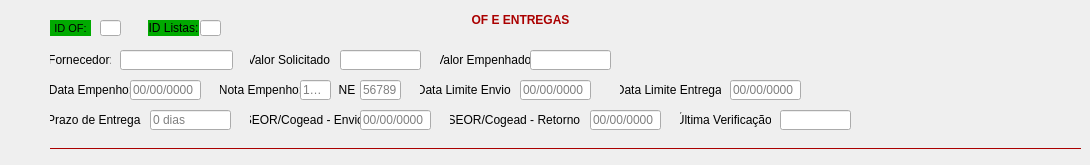
     <widget class="QWidget" name="aba_of_e_entregas">
      <attribute name="title">
       <string>OF e Entregas</string>
      </attribute>
      <widget class="QLabel" name="label_of_e_entregas">
       <property name="geometry">
        <rect>
         <x>460</x>
         <y>10</y>
         <width>121</width>
         <height>20</height>
        </rect>
       </property>
       <property name="font">
        <font>
         <weight>75</weight>
         <bold>true</bold>
        </font>
       </property>
       <property name="styleSheet">
        <string notr="true">color: rgb(170, 0, 0);</string>
       </property>
       <property name="text">
        <string>OF E ENTREGAS</string>
       </property>
       <property name="alignment">
        <set>Qt::AlignCenter</set>
       </property>
      </widget>
      <widget class="QLineEdit" name="lineEdit_id_of">
       <property name="geometry">
        <rect>
         <x>100</x>
         <y>20</y>
         <width>21</width>
         <height>16</height>
        </rect>
       </property>
       <property name="styleSheet">
        <string notr="true"/>
       </property>
       <property name="readOnly">
        <bool>true</bool>
       </property>
      </widget>
      <widget class="QLabel" name="label_id_of">
       <property name="geometry">
        <rect>
         <x>50</x>
         <y>20</y>
         <width>41</width>
         <height>16</height>
        </rect>
       </property>
       <property name="font">
        <font>
         <pointsize>8</pointsize>
        </font>
       </property>
       <property name="styleSheet">
        <string notr="true">background-color: rgb(0, 170, 0);</string>
       </property>
       <property name="text">
        <string>ID OF:</string>
       </property>
       <property name="alignment">
        <set>Qt::AlignCenter</set>
       </property>
      </widget>
      <widget class="QLabel" name="label_fornecedor">
       <property name="geometry">
        <rect>
         <x>50</x>
         <y>50</y>
         <width>61</width>
         <height>20</height>
        </rect>
       </property>
       <property name="text">
        <string>Fornecedor:</string>
       </property>
       <property name="alignment">
        <set>Qt::AlignCenter</set>
       </property>
      </widget>
      <widget class="QLabel" name="label_nota_empenho">
       <property name="geometry">
        <rect>
         <x>220</x>
         <y>80</y>
         <width>81</width>
         <height>20</height>
        </rect>
       </property>
       <property name="text">
        <string>Nota Empenho:</string>
       </property>
       <property name="alignment">
        <set>Qt::AlignCenter</set>
       </property>
      </widget>
      <widget class="QLabel" name="label_valor_empenhado">
       <property name="geometry">
        <rect>
         <x>440</x>
         <y>50</y>
         <width>91</width>
         <height>20</height>
        </rect>
       </property>
       <property name="text">
        <string>Valor Empenhado:</string>
       </property>
       <property name="alignment">
        <set>Qt::AlignCenter</set>
       </property>
      </widget>
      <widget class="QLabel" name="label_data_empenho">
       <property name="geometry">
        <rect>
         <x>50</x>
         <y>80</y>
         <width>81</width>
         <height>20</height>
        </rect>
       </property>
       <property name="text">
        <string>Data Empenho:</string>
       </property>
       <property name="alignment">
        <set>Qt::AlignCenter</set>
       </property>
      </widget>
      <widget class="QLineEdit" name="lineEdit_valor_solicitado">
       <property name="geometry">
        <rect>
         <x>340</x>
         <y>50</y>
         <width>81</width>
         <height>20</height>
        </rect>
       </property>
      </widget>
      <widget class="QLineEdit" name="lineEdit_valor_empenhado">
       <property name="geometry">
        <rect>
         <x>530</x>
         <y>50</y>
         <width>81</width>
         <height>20</height>
        </rect>
       </property>
      </widget>
      <widget class="QLineEdit" name="lineEdit_data_empenho">
       <property name="geometry">
        <rect>
         <x>130</x>
         <y>80</y>
         <width>71</width>
         <height>20</height>
        </rect>
       </property>
       <property name="placeholderText">
        <string>00/00/0000</string>
       </property>
      </widget>
      <widget class="QLabel" name="label_valor_solicitado">
       <property name="geometry">
        <rect>
         <x>250</x>
         <y>50</y>
         <width>81</width>
         <height>20</height>
        </rect>
       </property>
       <property name="text">
        <string>Valor Solicitado:</string>
       </property>
       <property name="alignment">
        <set>Qt::AlignCenter</set>
       </property>
      </widget>
      <widget class="QLineEdit" name="lineEdit_data_limite_entrega">
       <property name="geometry">
        <rect>
         <x>730</x>
         <y>80</y>
         <width>71</width>
         <height>20</height>
        </rect>
       </property>
       <property name="placeholderText">
        <string>00/00/0000</string>
       </property>
      </widget>
      <widget class="QLineEdit" name="lineEdit_seor_retorno">
       <property name="geometry">
        <rect>
         <x>590</x>
         <y>110</y>
         <width>71</width>
         <height>20</height>
        </rect>
       </property>
       <property name="placeholderText">
        <string>00/00/0000</string>
       </property>
      </widget>
      <widget class="QLabel" name="label_data_limite_envio">
       <property name="geometry">
        <rect>
         <x>420</x>
         <y>80</y>
         <width>91</width>
         <height>20</height>
        </rect>
       </property>
       <property name="text">
        <string>Data Limite Envio:</string>
       </property>
       <property name="alignment">
        <set>Qt::AlignCenter</set>
       </property>
      </widget>
      <widget class="QLabel" name="label_prazo_entrega">
       <property name="geometry">
        <rect>
         <x>50</x>
         <y>110</y>
         <width>91</width>
         <height>20</height>
        </rect>
       </property>
       <property name="text">
        <string>Prazo de Entrega:</string>
       </property>
       <property name="alignment">
        <set>Qt::AlignCenter</set>
       </property>
      </widget>
      <widget class="QLineEdit" name="lineEdit_prazo_entrega">
       <property name="geometry">
        <rect>
         <x>150</x>
         <y>110</y>
         <width>81</width>
         <height>20</height>
        </rect>
       </property>
       <property name="placeholderText">
        <string>0 dias</string>
       </property>
      </widget>
      <widget class="QLabel" name="label_seor_envio">
       <property name="geometry">
        <rect>
         <x>250</x>
         <y>110</y>
         <width>111</width>
         <height>20</height>
        </rect>
       </property>
       <property name="text">
        <string>SEOR/Cogead - Envio:</string>
       </property>
       <property name="alignment">
        <set>Qt::AlignCenter</set>
       </property>
      </widget>
      <widget class="QLineEdit" name="lineEdit_ultima_verificacao">
       <property name="geometry">
        <rect>
         <x>780</x>
         <y>110</y>
         <width>71</width>
         <height>20</height>
        </rect>
       </property>
      </widget>
      <widget class="QLineEdit" name="lineEdit_data_limite_envio">
       <property name="geometry">
        <rect>
         <x>520</x>
         <y>80</y>
         <width>71</width>
         <height>20</height>
        </rect>
       </property>
       <property name="placeholderText">
        <string>00/00/0000</string>
       </property>
      </widget>
      <widget class="QLabel" name="label_data_limite_entrega">
       <property name="geometry">
        <rect>
         <x>620</x>
         <y>80</y>
         <width>101</width>
         <height>20</height>
        </rect>
       </property>
       <property name="text">
        <string>Data Limite Entrega:</string>
       </property>
       <property name="alignment">
        <set>Qt::AlignCenter</set>
       </property>
      </widget>
      <widget class="QLabel" name="label_seor_retorno">
       <property name="geometry">
        <rect>
         <x>450</x>
         <y>110</y>
         <width>131</width>
         <height>20</height>
        </rect>
       </property>
       <property name="text">
        <string>SEOR/Cogead - Retorno:</string>
       </property>
       <property name="alignment">
        <set>Qt::AlignCenter</set>
       </property>
      </widget>
      <widget class="QLineEdit" name="lineEdit_seor_envio">
       <property name="geometry">
        <rect>
         <x>360</x>
         <y>110</y>
         <width>71</width>
         <height>20</height>
        </rect>
       </property>
       <property name="placeholderText">
        <string>00/00/0000</string>
       </property>
      </widget>
      <widget class="QLabel" name="label_ultima_verificacao">
       <property name="geometry">
        <rect>
         <x>680</x>
         <y>110</y>
         <width>91</width>
         <height>20</height>
        </rect>
       </property>
       <property name="text">
        <string>Última Verificação:</string>
       </property>
       <property name="alignment">
        <set>Qt::AlignCenter</set>
       </property>
      </widget>
      <widget class="QLineEdit" name="lineEdit_id_listas_of">
       <property name="geometry">
        <rect>
         <x>200</x>
         <y>20</y>
         <width>21</width>
         <height>16</height>
        </rect>
       </property>
       <property name="styleSheet">
        <string notr="true"/>
       </property>
       <property name="readOnly">
        <bool>true</bool>
       </property>
      </widget>
      <widget class="QLabel" name="label_id_listas_of">
       <property name="geometry">
        <rect>
         <x>148</x>
         <y>20</y>
         <width>51</width>
         <height>16</height>
        </rect>
       </property>
       <property name="styleSheet">
        <string notr="true">background-color: rgb(0, 170, 0);</string>
       </property>
       <property name="text">
        <string>ID Listas:</string>
       </property>
       <property name="alignment">
        <set>Qt::AlignCenter</set>
       </property>
      </widget>
      <widget class="QFrame" name="frame_5">
       <property name="geometry">
        <rect>
         <x>50</x>
         <y>140</y>
         <width>1031</width>
         <height>16</height>
        </rect>
       </property>
       <property name="sizePolicy">
        <sizepolicy hsizetype="Expanding" vsizetype="Fixed">
         <horstretch>0</horstretch>
         <verstretch>0</verstretch>
        </sizepolicy>
       </property>
       <property name="styleSheet">
        <string notr="true">color: rgb(170, 0, 0);</string>
       </property>
       <property name="frameShape">
        <enum>QFrame::HLine</enum>
       </property>
       <property name="frameShadow">
        <enum>QFrame::Plain</enum>
       </property>
      </widget>
      <widget class="QLineEdit" name="lineEdit_fornecedor">
       <property name="geometry">
        <rect>
         <x>120</x>
         <y>50</y>
         <width>113</width>
         <height>20</height>
        </rect>
       </property>
      </widget>
      <widget class="QLineEdit" name="lineEdit_nota_empenho_inicio">
       <property name="geometry">
        <rect>
         <x>300</x>
         <y>80</y>
         <width>31</width>
         <height>20</height>
        </rect>
       </property>
       <property name="placeholderText">
        <string>1234</string>
       </property>
      </widget>
      <widget class="QLabel" name="label">
       <property name="geometry">
        <rect>
         <x>337</x>
         <y>80</y>
         <width>20</width>
         <height>20</height>
        </rect>
       </property>
       <property name="text">
        <string>NE</string>
       </property>
       <property name="alignment">
        <set>Qt::AlignCenter</set>
       </property>
      </widget>
      <widget class="QLineEdit" name="lineEdit_nota_empenho_fim">
       <property name="geometry">
        <rect>
         <x>360</x>
         <y>80</y>
         <width>41</width>
         <height>20</height>
        </rect>
       </property>
       <property name="placeholderText">
        <string>56789</string>
       </property>
      </widget>
     </widget>
